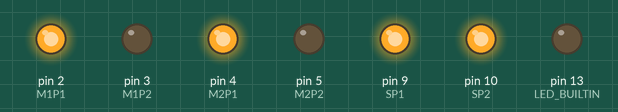
Simulated run of this sketch. Board: Arduino Uno, built with avr-gcc and run on an emulated ATmega328P. Parts: output pins drawn as LEDs (lit = HIGH).

Above: at 0.1 s.
Timing chart, 0 to 1.6 s (numbered marks = the images above):
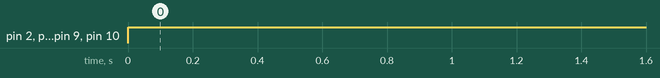

The sketch:

Thearchitets_nigga_proj.ino
```cpp
#include <IRremote.h>

#define M1P1 2
#define M1P2 3
#define M2P1 4
#define M2P2 5

#define SP1 9
#define SP2 10

bool state_m1 = false;
bool state_m2 = false;

// false backwards
// true forwards


void setup()
{
  Serial.begin(9600);
  pinMode(LED_BUILTIN, OUTPUT);
  pinMode(M1P1, OUTPUT);
  pinMode(M1P2, OUTPUT);
  pinMode(M2P1,   OUTPUT);
  pinMode(M2P2, OUTPUT);

  pinMode(9,   OUTPUT);
  pinMode(10, OUTPUT);
}

void change_dir_m1()
{
  state_m1 ^= 1;

  if(state_m1)
  {
    digitalWrite(M1P1, HIGH);
    digitalWrite(M1P2, LOW);
  }
  if(!state_m1)
  {
    digitalWrite(M1P1, LOW);
    digitalWrite(M1P2, HIGH);
  }

}

void change_dir_m2()
{
  state_m2 ^= 1;

  if(state_m2)
  {
    digitalWrite(M2P1, HIGH);
    digitalWrite(M2P2, LOW);
  }
  if(!state_m2)
  {
    digitalWrite(M2P1, LOW);
    digitalWrite(M2P2, HIGH);
  }

}

void forward_move(int _speed) // in one timpi
{
  if(!state_m1) change_dir_m1();
  if(!state_m2) change_dir_m2();

  analogWrite(SP1, _speed);
  analogWrite(SP2, _speed);
}


void back_move(int _speed) // in one timpi
{
  if(state_m1) change_dir_m1();
  if(state_m2) change_dir_m2();

  analogWrite(SP1, _speed);
  analogWrite(SP2, _speed);
}

void left_move(int _speed) // in one timpi
{
  if(!state_m1) change_dir_m1();
  if(state_m2) change_dir_m2();

  analogWrite(SP1, _speed);
  analogWrite(SP2, _speed);
}

void right_move(int _speed) // in one timpi
{
  if(state_m1) change_dir_m1();
  if(!state_m2) change_dir_m2();

  analogWrite(SP1, _speed);
  analogWrite(SP2, _speed);
}

void loop()
{
//  Serial.write("Hello?\n");
//  digitalWrite(LED_BUILTIN, HIGH);
//  delay(50);
//  digitalWrite(LED_BUILTIN, LOW);
//  delay(50);
//
//
//  int i = 1024;
  forward_move(1023);
//    delay(1000);
//
//    forward_move(i);
//    delay(100);
//
//
//    back_move(i);
//    delay(100);
//
//    back_move(i);
//    delay(100);
//
//
//    left_move(i);
//    delay(100);
//    left_move(i);
//    delay(100);
//    right_move(i);
//    delay(100);
//    right_move(i);
//    delay(100);

}
```

Measured:
- by itself, pin 2 (M1P1), pin 4 (M2P1), pin 9 (SP1), pin 10 (SP2): LOW → HIGH at 0.00 s
